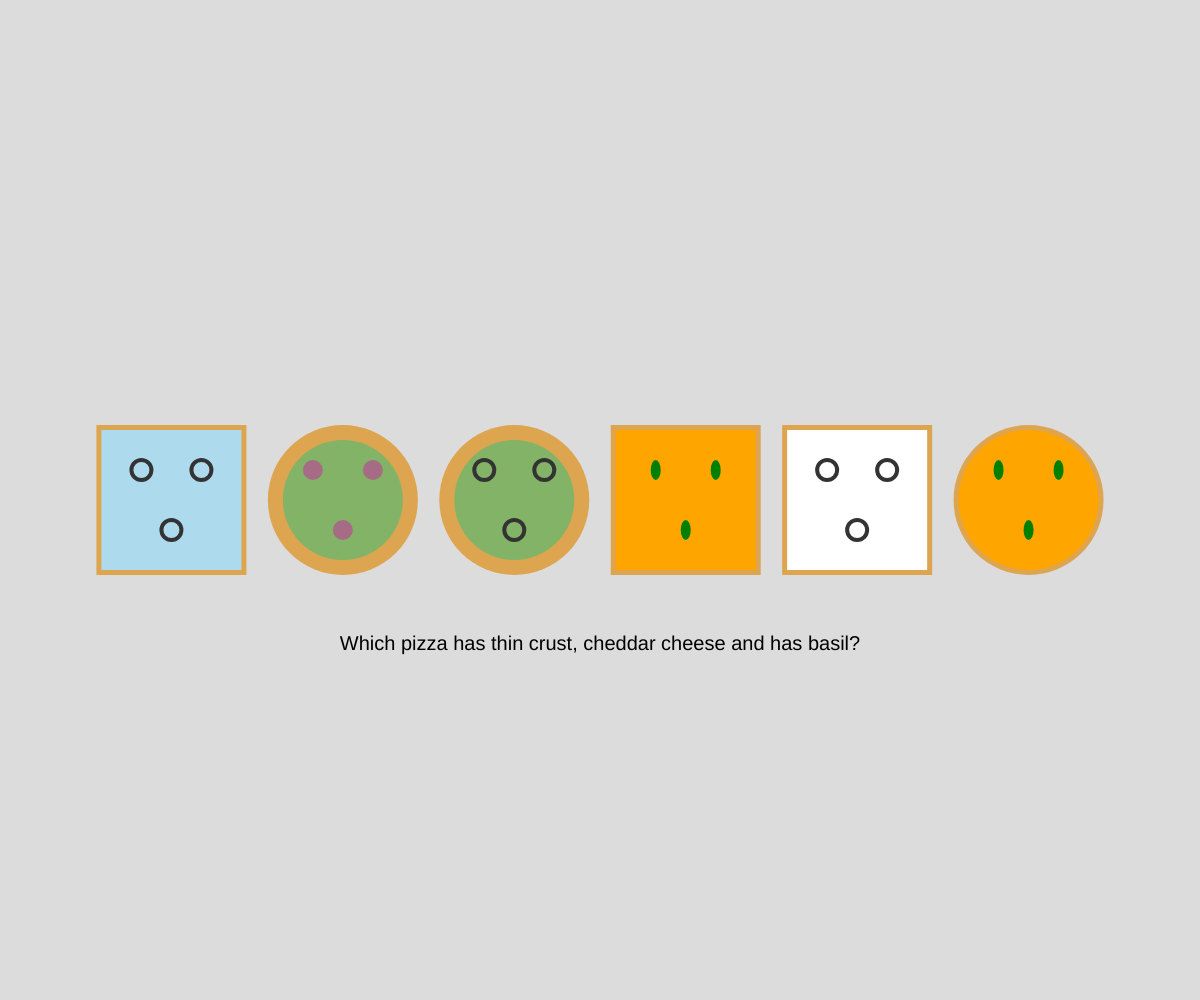
Frame 1 (no input)
Frame 60 (no input): identical to frame 1, image omitted
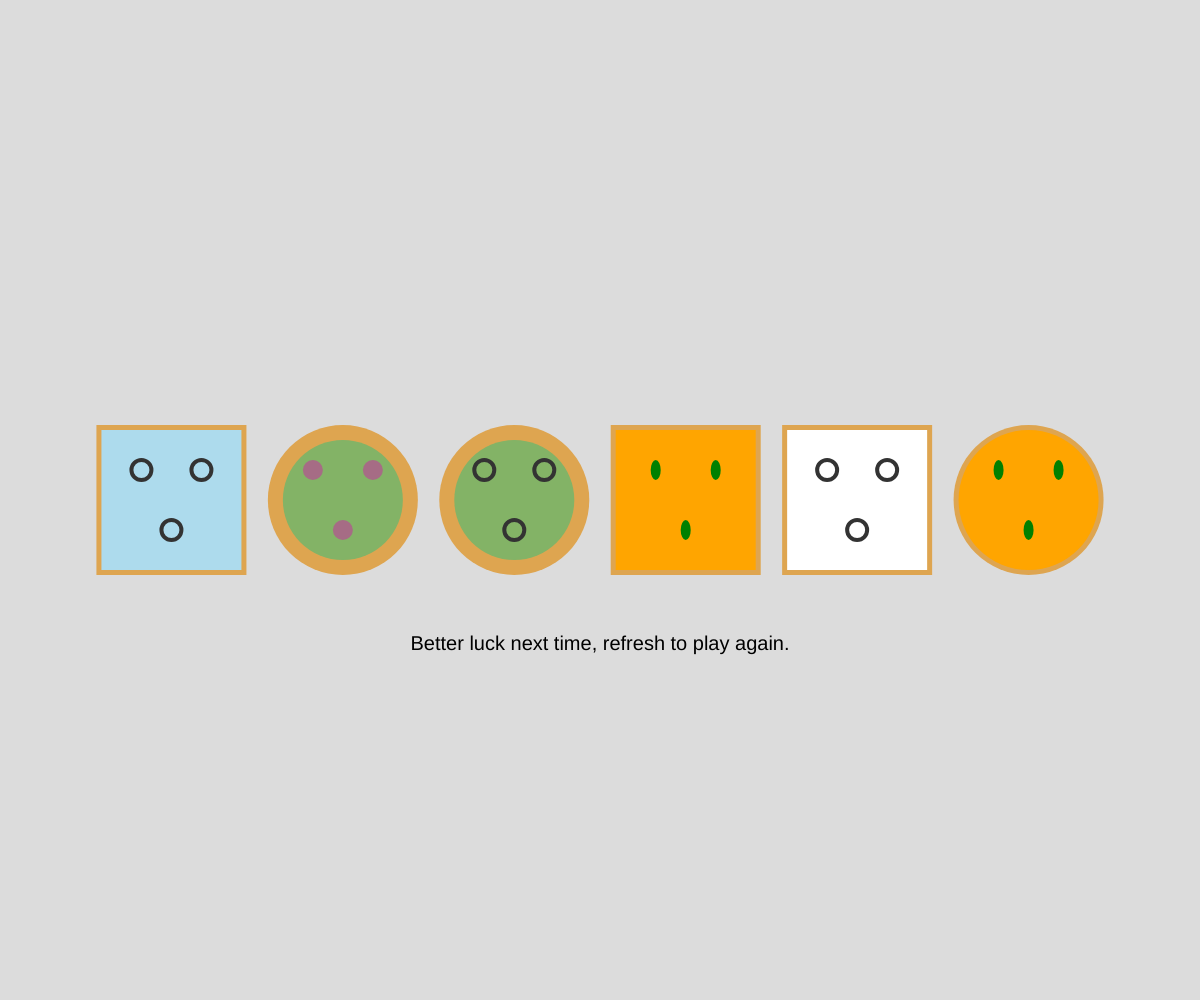
Frame 120 (the mouse pressed at the canvas centre since frame 60)

The p5.js sketch that drew these frames (run headless with seeded random() and noise() and a simulated clock; from frame 60 on, the mouse is pressed at the canvas centre):

// p5.js sketch
// ── sketch.js
// Pizza guesser
// Wasi M.
// March 21st, 2023
//
// Extra for Experts:
// The entire project has an asdjustable difficulty, allowing for the entire thing to work up to 9. I also used the text() function along with several associated functions to give instructions

//setting up global variables
let toppings = ["pepperoni","olives","basil","ham"];
let cheese = ["mozarella","moldy cheese", "cheddar", "blue cheese"];
let pizzaType = ["thin","normal","square", "thin square"];
let orders = [];
let pizz = [];
let difficulty = 6;
let big = 150;
let basilSize = 0;
let answer = [];
let guess = [];
let x;
let message;

function setup() {
  createCanvas(windowWidth, windowHeight);
  rectMode(CENTER);
  noStroke();
  createOrders();
  createAnswer();
  textAlign(CENTER);
  textSize(20);

  //instructing the player on which pizza they're looking for.
  message = "Which pizza has " + answer[0].type + " crust, " + answer[0].cheese +" cheese and has " + answer[0].topping +"?";
}

function draw() {
  background(220); 
  createPizza();
  //displaying instructions
  fill("black");
  text(message, width/2, height/2 + big) 
}

function createOrders() {
  for (let i=0; i <difficulty; i++) {

    //creating a set of randomized pizzas as many times as the difficulty asks for
    let pizza = {
      cheese: cheese[round(random(0,3.5))],
      topping: toppings[round(random(0,3.5))],
      type: pizzaType[round(random(0,3.5))]
    };
    orders.push(pizza);
  }
}

function createPizza(){
  //drawing all the pizzas
  for (let i=0; i <difficulty; i++) {
    if (orders[i].type === "square" || orders[i].type === "thin square") {
      fill(222, 165, 80);
      rect(width/(difficulty + 1) * (i+1), height/2,big,big);
      drawCheese(i);
      drawToppings(i);
    } 
    else {
      fill(222, 165, 80);
      ellipse(width/(difficulty + 1) * (i+1), height/2,big,big);
      drawCheese(i);
      drawToppings(i);
    }
  }
}

function drawCheese(pizza_number){
  //drawing the cheese and using it to also make the crust
  if (orders[pizza_number].cheese === "mozarella"){
    fill("white");
  }
  else if (orders[pizza_number].cheese === "blue cheese"){
    fill(173, 219, 237);
  }
  else if (orders[pizza_number].cheese === "cheddar"){ 
    fill("orange");
  }
  else {
    fill(131, 179, 102);
  }

  if (orders[pizza_number].type === "square" ){
    rect(width/(difficulty + 1) * (pizza_number+1), height/2,big-30,big-30);
  }
  else if (orders[pizza_number].type === "thin square" ){
    rect(width/(difficulty + 1) * (pizza_number+1), height/2,big-10,big-10);
  }
  else if (orders[pizza_number].type === "normal" ){
    ellipse(width/(difficulty + 1) * (pizza_number+1), height/2,big-30,big-30);
  }
  else{
    ellipse(width/(difficulty + 1) * (pizza_number+1), height/2,big-10,big-10);
  }
    
}

function drawToppings(pizza_number){
  //drawing toppings
  if (orders[pizza_number].topping === "ham") {
    fill(166, 108, 133); 
  }
  else if (orders[pizza_number].topping === "olives") {
    noFill();
    stroke(51);
    strokeWeight(4);
  }
  else if (orders[pizza_number].topping === "pepperoni") {
    fill("red");
  }
  else if (orders[pizza_number].topping === "basil") {
    fill("green");
    basilSize = 10;
  }
  ellipse(width/(difficulty + 1) * (pizza_number+1), height/2 +30, 20 - basilSize,20);
  ellipse(width/(difficulty + 1) * (pizza_number+1) +30 , height/2 -30, 20 - basilSize,20);
  ellipse(width/(difficulty + 1) * (pizza_number+1) -30 , height/2 -30, 20 - basilSize,20);
  noStroke();
  basilSize = 0;
  strokeWeight(1);
}

function mousePressed() {
  //allows user to select a pizza 
  if (mouseY >(height/2 -big/2) && mouseY <(height/2 + big/2) && mouseX < width - width/(difficulty*2) && mouseX >width/(difficulty*2)){
    let x = Math.floor(mouseX/(width/difficulty));
    if (guess.length ===0){
      guess.push(orders[x])
      checkAnswer();
    }
  }
}

function createAnswer() {
  //generates an answer based on the random pizzas
  answer.push(orders[round(random(0,difficulty + 0.5))])
} 

function checkAnswer() {
  //checks if the guessed pizza is right
  if (answer[0] === guess[0]){
    message = "Good job, refresh to play again."
  }
  else {
    message = "Better luck next time, refresh to play again."
  }
}
